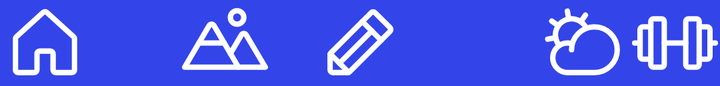
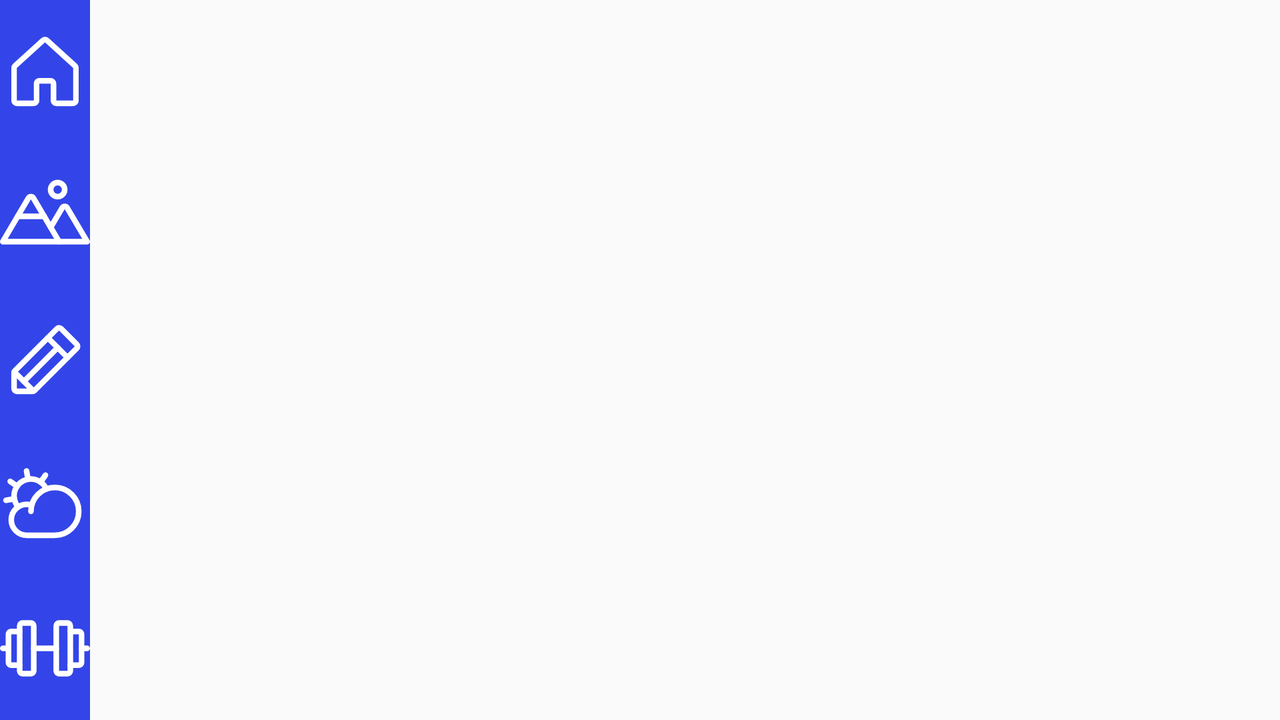

An Android layout and its configuration variant, each rendered on a device that would load it. The default file and the variant file are quoted in full after the pictures.
<!-- AndroidManifest.xml: application theme Theme.Dev -->
<!-- res/layout/nav_bar_fragment.xml -->
<?xml version="1.0" encoding="utf-8"?>

<FrameLayout xmlns:android="http://schemas.android.com/apk/res/android"
    xmlns:app="http://schemas.android.com/apk/res-auto"
    xmlns:tools="http://schemas.android.com/tools"
    android:id="@+id/BottomNavBar"
    android:layout_width="match_parent"
    android:layout_height="43dp"
    android:background="#3345E8"
    tools:context=".NavBar">

    <androidx.coordinatorlayout.widget.CoordinatorLayout
        android:id="@+id/bottomAppBar"
        android:layout_width="match_parent"
        android:layout_height="43dp"
        android:layout_gravity="bottom">

        <ImageView
            android:id="@+id/homeIcon"
            android:layout_width="45dp"
            android:layout_height="wrap_content"
            android:layout_gravity="left"
            android:src="@drawable/ic_house" />

        <ImageView
            android:id="@+id/mountainsIcon"
            android:layout_width="45dp"
            android:layout_height="wrap_content"
            android:clickable="true"
            android:focusable="auto"
            android:src="@drawable/ic_mountains"
            android:translationX="90dp" />

        <ImageView
            android:id="@+id/pencilIcon"
            android:layout_width="45dp"
            android:layout_height="wrap_content"
            android:layout_gravity="center"
            android:src="@drawable/ic_pencil" />

        <ImageView
            android:id="@+id/cloudsIcon"
            android:layout_width="45dp"
            android:layout_height="wrap_content"
            android:clickable="true"
            android:focusable="auto"
            android:onClick="onClick"
            android:src="@drawable/ic_cloud_sun"
            android:translationX="270dp" />

        <ImageView
            android:id="@+id/weightsIcon"
            android:layout_width="45dp"
            android:layout_height="wrap_content"
            android:layout_gravity="right"
            android:clickable="true"
            android:onClick="onClick"
            android:src="@drawable/ic_barbell" />

    </androidx.coordinatorlayout.widget.CoordinatorLayout>

</FrameLayout>
<!-- resources referenced by this layout -->
<resources>
  <!-- drawable ic_house (drawable-v24) -->
  <vector xmlns:android="http://schemas.android.com/apk/res/android"
      android:width="192dp"
      android:height="192dp"
      android:viewportWidth="256"
      android:viewportHeight="256">
    <path
        android:pathData="M152,208V160a8,8 0,0 0,-8 -8H112a8,8 0,0 0,-8 8v48a8,8 0,0 1,-8 8H48a8,8 0,0 1,-8 -8V115.5a8.3,8.3 0,0 1,2.6 -5.9l80,-72.7a8,8 0,0 1,10.8 0l80,72.7a8.3,8.3 0,0 1,2.6 5.9V208a8,8 0,0 1,-8 8H160A8,8 0,0 1,152 208Z"
        android:strokeLineJoin="round"
        android:strokeWidth="16"
        android:fillColor="#00000000"
        android:strokeColor="#ffffff"
        android:strokeLineCap="round"/>
  </vector>
  <!-- drawable ic_mountains (drawable-v24) -->
  <vector xmlns:android="http://schemas.android.com/apk/res/android"
      android:width="192dp"
      android:height="192dp"
      android:viewportWidth="256"
      android:viewportHeight="256">
    <path
        android:pathData="M164,52m-20,0a20,20 0,1 1,40 0a20,20 0,1 1,-40 0"
        android:strokeLineJoin="round"
        android:strokeWidth="16"
        android:fillColor="#00000000"
        android:strokeColor="#ffffff"
        android:strokeLineCap="round"/>
    <path
        android:pathData="M8,200 L81.1,75.7a8.1,8.1 0,0 1,13.8 0L168,200Z"
        android:strokeLineJoin="round"
        android:strokeWidth="16"
        android:fillColor="#00000000"
        android:strokeColor="#ffffff"
        android:strokeLineCap="round"/>
    <path
        android:pathData="M50.4,128L125.6,128"
        android:strokeLineJoin="round"
        android:strokeWidth="16"
        android:fillColor="#00000000"
        android:strokeColor="#ffffff"
        android:strokeLineCap="round"/>
    <path
        android:pathData="M144.1,159.4l33,-55.8a8.1,8.1 0,0 1,13.8 0L248,200H168"
        android:strokeLineJoin="round"
        android:strokeWidth="16"
        android:fillColor="#00000000"
        android:strokeColor="#ffffff"
        android:strokeLineCap="round"/>
  </vector>
  <style name="Theme.Dev" parent="Theme.AppCompat.Light.NoActionBar">
          
          <item name="colorPrimary">@color/purple_500</item>
          <item name="colorPrimaryVariant">@color/purple_700</item>
          <item name="colorOnPrimary">@color/white</item>
          
          <item name="colorSecondary">@color/teal_200</item>
          <item name="colorSecondaryVariant">@color/teal_700</item>
          <item name="colorOnSecondary">@color/black</item>
          
          <item name="android:statusBarColor" tools:targetApi="l">?attr/colorPrimaryVariant</item>
          
      </style>
  <color name="purple_500">#FF6200EE</color>
  <color name="purple_700">#FF3700B3</color>
  <color name="white">#FFFFFFFF</color>
  <color name="teal_200">#FF03DAC5</color>
  <color name="teal_700">#FF018786</color>
  <color name="black">#FF000000</color>
</resources>
<!-- res/layout-w600dp/nav_bar_fragment.xml (the repository's variant of the layout above) -->
<!-- drawn on the phone turned sideways -->
<?xml version="1.0" encoding="utf-8"?>

<FrameLayout xmlns:android="http://schemas.android.com/apk/res/android"
    xmlns:app="http://schemas.android.com/apk/res-auto"
    xmlns:tools="http://schemas.android.com/tools"
    android:id="@+id/BottomNavBar"
    android:layout_width="wrap_content"
    android:layout_height="match_parent"
    android:background="#3345E8"
    tools:context=".NavBar">

    <LinearLayout
        android:id="@+id/sideAppBar"
        android:layout_width="match_parent"
        android:layout_height="match_parent"
        android:layout_gravity="bottom"
        android:orientation="vertical">

        <ImageView
            android:id="@+id/homeIcon"
            android:layout_width="45dp"
            android:layout_height="wrap_content"
            android:layout_gravity="left"
            android:layout_weight="1"
            android:src="@drawable/ic_house" />

        <ImageView
            android:id="@+id/mountainsIcon"
            android:layout_width="45dp"
            android:layout_height="wrap_content"
            android:layout_weight="1"
            android:clickable="true"
            android:focusable="auto"
            android:src="@drawable/ic_mountains" />

        <ImageView
            android:id="@+id/pencilIcon"
            android:layout_width="45dp"
            android:layout_height="wrap_content"
            android:layout_gravity="center"
            android:layout_weight="1"
            android:src="@drawable/ic_pencil" />

        <ImageView
            android:id="@+id/cloudsIcon"
            android:layout_width="45dp"
            android:layout_height="wrap_content"
            android:layout_weight="1"
            android:clickable="true"
            android:focusable="auto"
            android:onClick="onClick"
            android:src="@drawable/ic_cloud_sun" />

        <ImageView
            android:id="@+id/weightsIcon"
            android:layout_width="45dp"
            android:layout_height="wrap_content"
            android:layout_gravity="right"
            android:layout_weight="1"
            android:clickable="true"
            android:onClick="onClick"
            android:src="@drawable/ic_barbell" />

    </LinearLayout>

</FrameLayout>
